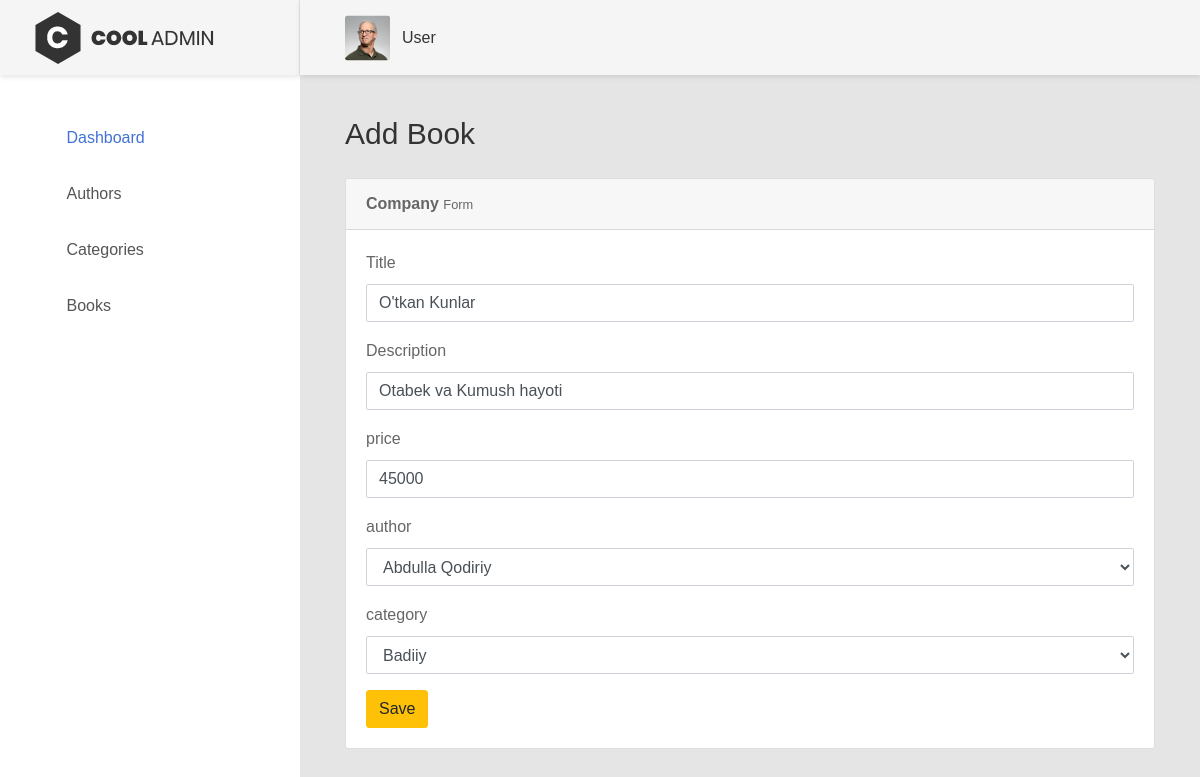
Screenshot of /book/2/edit/ (signed in) with the database file from the repository.
### dashboard/models.py (models this page shows, shortened)
class Book(models.Model):
    title = models.CharField(max_length=200, blank=False,null=False)
    description = models.TextField(blank=False, null=False)
    price = models.IntegerField(blank=False, null=False)
    category = models.ForeignKey(Category, blank=False, null=True, on_delete=models.SET_NULL)
    author = models.ForeignKey(Author, blank=False, null=True, on_delete=models.SET_NULL)

class Author(models.Model):
    first_name = models.CharField(max_length=100, blank=False, null=False)
    last_name = models.CharField(max_length=100, blank=False, null=False)
    age = models.SmallIntegerField(blank=False,null=False)

class Category(models.Model):
    name = models.CharField(max_length=100, null=False,blank=False)

### dashboard/views.py (the view)
# urls.py: path('book/<int:pk>/edit/', book_edit, name='book_edit'),
@login_required_decorator
def book_edit(request, pk):
    model = Book.objects.get(pk=pk)
    authors = Author.objects.all()
    categories = Category.objects.all()
    form = BookForm(request.POST or None, instance=model)
    ctx = {
        "authors":authors,
        "categories":categories,
        "form":form,
        "model":model
    }
    if request.POST and form.is_valid():
        form.save()
        return redirect('book_list')
    return render(request, 'book/form.html', ctx)

### dashboard/forms.py
class BookForm(forms.ModelForm):
    class Meta:
        model= Book
        fields = "__all__"

### templates/book/form.html (shortened to what this page needs)
{% extends 'base.html' %}
{% load static %}
{% block content %}
 <div class="page-container">
    {%include 'userbar.html'%}
    <div class="main-content">
        <div class="section__content section__content--p30">
            <div class="container-fluid">
                <div class="row">
                    <div class="col-md-12">
                        <div class="overview-wrap">
                            <h2 class="title-1">Add book</h2>
                        </div>
                    </div>
                </div>
                <br>
                <div class="row">
                    <div class="col-lg-12">
                        <div class="card">
                            <div class="card-header">
                                <strong>Company</strong>
                                <small> Form</small>
                            </div>
                            <div class="card-body card-block">
                                <form method="post">
                                    <div class="form-group">
                                        <label for="title" class=" form-control-label">Title</label>
                                        <input type="text" id="title" name="title" placeholder="Enter Title" class="form-control" value="{{ model.title }}">
                                    </div>
                                    <div class="form-group">
                                        <label for="description" class=" form-control-label">Description</label>
                                        <input type="text" id="description" name="description" placeholder="Enter Description" class="form-control" value="{{ model.description }}">
                                    </div>
                                    <div class="form-group">
                                        <label for="price" class=" form-control-label">price</label>
                                        <input type="number" id="price" name="price" placeholder="Enter price" class="form-control" value="{{ model.price }}">
                                    </div>
                                    <div class="form-group">
                                        <label for="author" class=" form-control-label">author</label>
                                            <select class="form-select  form-select-lg mb-3 form-control"  name="author" id="author" aria-label="Default select example"  >
                                                {% for a in authors%}
                                                <option {% if a.id == model.author_id %}selected{% endif %} value="{{a.id}}">{{a.first_name}} {{a.last_name}}</option>
                                                {% endfor %}
                                            </select>
                                    </div>
                                    <div class="form-group">
                                        <label for="category" class=" form-control-label">category</label>
                                            <select class="form-select  form-select-lg mb-3 form-control" name="category" id="category" aria-label="Default select example"  >
                                                {% for c in categories%}
                                                <option {% if c.id == model.category_id %}selected{% endif %} value="{{c.id}}">{{c.name}}</option>
                                                {% endfor %}
                                            </select>
                                    </div>
                                    {% if model %}
                                    <button type="submit" class="btn btn-warning btn-md">Save</button>
                                    {% else %}
                                    <button type="submit" class="btn btn-success btn-md">Add</button>
                                    {% endif %}
                                </form>
                            </div>
                        </div>
                    </div>
                </div>
            </div>
        </div>
    </div>
</div>
{% endblock %}

### templates/userbar.html (shortened to what this page needs)
    {% load static%}
    <header class="header-desktop">
        <div class="section__content section__content--p30">
            <div class="container-fluid">
                <div class="header-wrap">
                    <div class="header-button">
                        <div class="account-wrap">
                            <div class="account-item clearfix js-item-menu">
                                <div class="image">
                                    <img src="{% static 'images/icon/avatar-01.jpg' %}" alt="John Doe" />
                                </div>
                                <div class="content">
                                    <a class="js-acc-btn" href="#">{{user.username}}</a>
                                </div>
                            </div>
                        </div>
                    </div>
                </div>
            </div>
        </div>
    </header>

### rows the page displays
Book: title "O'tkan Kunlar", description "Otabek va Kumush hayoti", price "45000", author "Abdulla Qodiriy", category "Badiiy"

### other values shown
{{ user.username }} "User"
